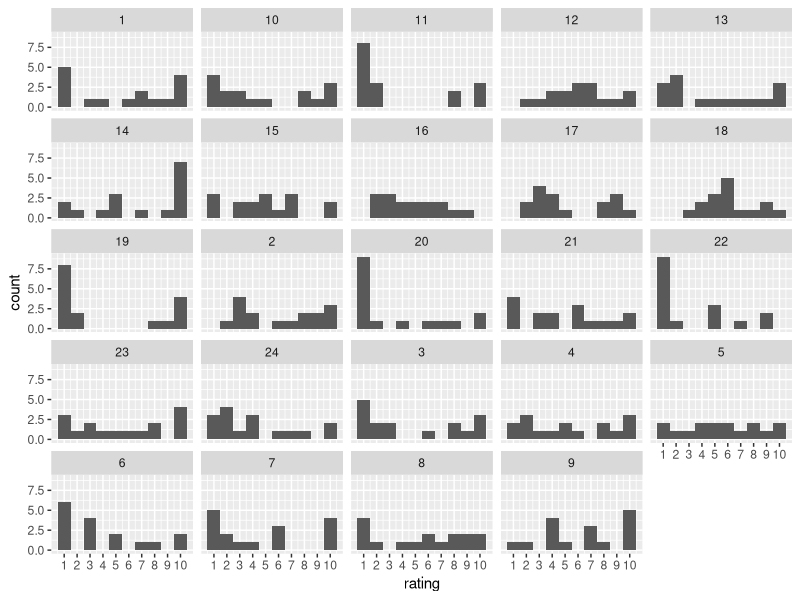
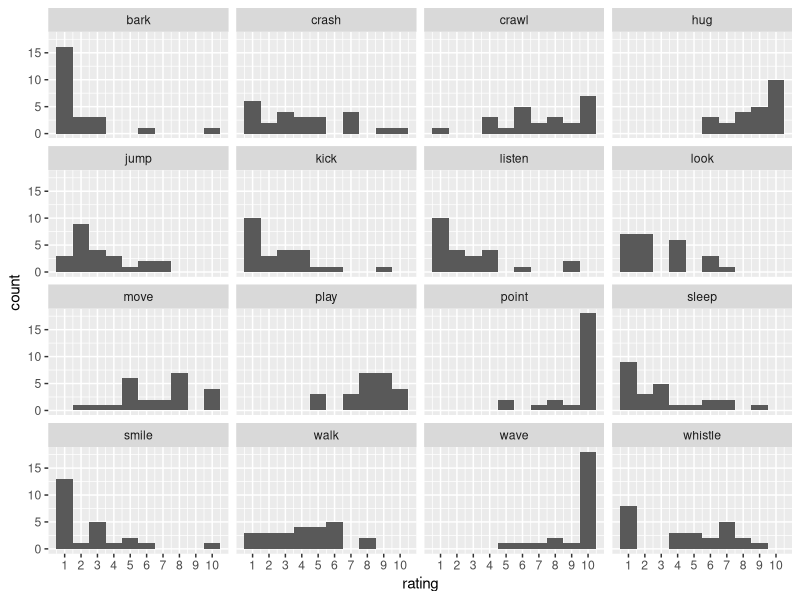

Reproduce these figures in R, in order.
## ---- chunk 1
library(dplyr)
library(ggplot2)
library(readr)
library(tidyr)
## ---- chunk 2
d <- read_csv("results_handedness_survey.csv")
## ---- chunk 3
d
## ---- chunk 4
d %>%
  filter(row_number() != n()) %>%
  filter(row_number() != n()) ->
  d

nrow(d)
## ---- chunk 5
d %>%
  transmute(across(.fns = as.numeric)) ->
  d

head(d)
## ---- chunk 6
d %>%
  mutate(subject = as.character(1:n())) %>%
  pivot_longer(!subject, names_to = "word", values_to = "rating") ->
  d

d
## ---- chunk 7
d %>%
  ggplot(aes(x = rating)) +
  scale_x_continuous(breaks = 1:10) +
  geom_histogram(binwidth = 1, center = 1) ->
  fig

fig + facet_wrap(vars(subject))
## ---- chunk 8
fig + facet_wrap(vars(word))
